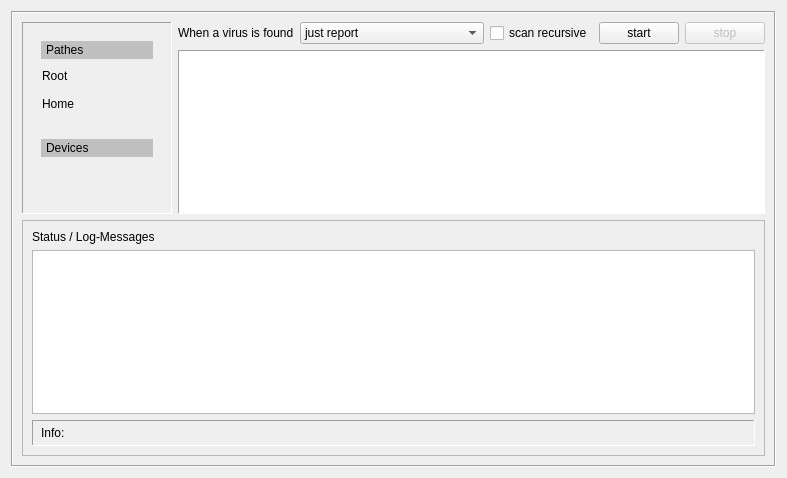
<?xml version="1.0" encoding="UTF-8"?>
<ui version="4.0">
 <class>scanTab</class>
 <widget class="QWidget" name="scanTab">
  <property name="geometry">
   <rect>
    <x>0</x>
    <y>0</y>
    <width>764</width>
    <height>478</height>
   </rect>
  </property>
  <property name="windowTitle">
   <string>Form</string>
  </property>
  <layout class="QGridLayout" name="gridLayout">
   <item row="0" column="0" colspan="4">
    <widget class="QFrame" name="mainFrame">
     <property name="frameShape">
      <enum>QFrame::Box</enum>
     </property>
     <property name="frameShadow">
      <enum>QFrame::Sunken</enum>
     </property>
     <layout class="QGridLayout" name="gridLayout_2">
      <item row="0" column="2">
       <widget class="QPushButton" name="startScanButton">
        <property name="text">
         <string>start</string>
        </property>
        <property name="icon">
         <iconset resource="../resources.qrc">
          <normaloff>:/icons/icons/start.png</normaloff>:/icons/icons/start.png</iconset>
        </property>
        <property name="iconSize">
         <size>
          <width>24</width>
          <height>24</height>
         </size>
        </property>
       </widget>
      </item>
      <item row="0" column="0" rowspan="2">
       <widget class="QFrame" name="deviceFrame">
        <property name="minimumSize">
         <size>
          <width>150</width>
          <height>0</height>
         </size>
        </property>
        <property name="maximumSize">
         <size>
          <width>150</width>
          <height>16777215</height>
         </size>
        </property>
        <property name="frameShape">
         <enum>QFrame::Panel</enum>
        </property>
        <property name="frameShadow">
         <enum>QFrame::Sunken</enum>
        </property>
        <layout class="QGridLayout" name="gridLayout_3">
         <item row="1" column="0">
          <widget class="QFrame" name="devicesFrame">
           <property name="frameShape">
            <enum>QFrame::NoFrame</enum>
           </property>
           <property name="frameShadow">
            <enum>QFrame::Raised</enum>
           </property>
           <layout class="QGridLayout" name="gridLayout_4">
            <item row="0" column="0">
             <widget class="QLabel" name="deviceLabel">
              <property name="maximumSize">
               <size>
                <width>16777215</width>
                <height>30</height>
               </size>
              </property>
              <property name="styleSheet">
               <string notr="true">background:#c0c0c0;padding:2px;</string>
              </property>
              <property name="text">
               <string>Devices</string>
              </property>
             </widget>
            </item>
           </layout>
          </widget>
         </item>
         <item row="0" column="0">
          <widget class="QFrame" name="pathFrame">
           <property name="frameShape">
            <enum>QFrame::NoFrame</enum>
           </property>
           <property name="frameShadow">
            <enum>QFrame::Plain</enum>
           </property>
           <layout class="QGridLayout" name="gridLayout_5">
            <item row="2" column="0">
             <widget class="QPushButton" name="homePathButton">
              <property name="layoutDirection">
               <enum>Qt::LeftToRight</enum>
              </property>
              <property name="styleSheet">
               <string notr="true">text-align:left</string>
              </property>
              <property name="text">
               <string>Home</string>
              </property>
              <property name="icon">
               <iconset resource="../resources.qrc">
                <normaloff>:/icons/icons/homefolder.png</normaloff>:/icons/icons/homefolder.png</iconset>
              </property>
              <property name="iconSize">
               <size>
                <width>28</width>
                <height>28</height>
               </size>
              </property>
              <property name="flat">
               <bool>true</bool>
              </property>
             </widget>
            </item>
            <item row="0" column="0">
             <widget class="QLabel" name="pathLabel">
              <property name="maximumSize">
               <size>
                <width>16777215</width>
                <height>30</height>
               </size>
              </property>
              <property name="styleSheet">
               <string notr="true">background:#c0c0c0;padding:2px;</string>
              </property>
              <property name="text">
               <string>Pathes</string>
              </property>
             </widget>
            </item>
            <item row="1" column="0">
             <widget class="QPushButton" name="basePathButton">
              <property name="styleSheet">
               <string notr="true">text-align:left</string>
              </property>
              <property name="text">
               <string>Root</string>
              </property>
              <property name="icon">
               <iconset resource="../resources.qrc">
                <normaloff>:/icons/icons/basefolder.png</normaloff>:/icons/icons/basefolder.png</iconset>
              </property>
              <property name="iconSize">
               <size>
                <width>28</width>
                <height>28</height>
               </size>
              </property>
              <property name="flat">
               <bool>true</bool>
              </property>
             </widget>
            </item>
           </layout>
          </widget>
         </item>
         <item row="2" column="0">
          <spacer name="verticalSpacer">
           <property name="orientation">
            <enum>Qt::Vertical</enum>
           </property>
           <property name="sizeHint" stdset="0">
            <size>
             <width>20</width>
             <height>40</height>
            </size>
           </property>
          </spacer>
         </item>
        </layout>
       </widget>
      </item>
      <item row="0" column="1">
       <layout class="QHBoxLayout" name="horizontalLayout">
        <item>
         <widget class="QLabel" name="virusFoundLabel">
          <property name="text">
           <string>When a virus is found</string>
          </property>
         </widget>
        </item>
        <item>
         <widget class="QComboBox" name="virusFoundComboBox">
          <item>
           <property name="text">
            <string>just report</string>
           </property>
          </item>
          <item>
           <property name="text">
            <string>remove file (be careful)</string>
           </property>
          </item>
          <item>
           <property name="text">
            <string>move file to qurantine folder</string>
           </property>
          </item>
          <item>
           <property name="text">
            <string>copy file to quarantine folder</string>
           </property>
          </item>
         </widget>
        </item>
        <item>
         <widget class="QCheckBox" name="recursivCheckBox">
          <property name="text">
           <string>scan recursive</string>
          </property>
         </widget>
        </item>
        <item>
         <spacer name="horizontalSpacer_2">
          <property name="orientation">
           <enum>Qt::Horizontal</enum>
          </property>
          <property name="sizeHint" stdset="0">
           <size>
            <width>40</width>
            <height>20</height>
           </size>
          </property>
         </spacer>
        </item>
       </layout>
      </item>
      <item row="0" column="3">
       <widget class="QPushButton" name="stopScanButton">
        <property name="enabled">
         <bool>false</bool>
        </property>
        <property name="text">
         <string>stop</string>
        </property>
        <property name="icon">
         <iconset resource="../resources.qrc">
          <normaloff>:/icons/icons/stop.png</normaloff>:/icons/icons/stop.png</iconset>
        </property>
        <property name="iconSize">
         <size>
          <width>24</width>
          <height>24</height>
         </size>
        </property>
       </widget>
      </item>
      <item row="1" column="1" colspan="3">
       <widget class="QTreeView" name="treeView">
        <property name="styleSheet">
         <string notr="true"/>
        </property>
        <property name="frameShape">
         <enum>QFrame::Panel</enum>
        </property>
        <attribute name="headerVisible">
         <bool>false</bool>
        </attribute>
       </widget>
      </item>
      <item row="2" column="0" colspan="4">
       <widget class="QFrame" name="logStatusFrame">
        <property name="minimumSize">
         <size>
          <width>0</width>
          <height>100</height>
         </size>
        </property>
        <property name="frameShape">
         <enum>QFrame::StyledPanel</enum>
        </property>
        <property name="frameShadow">
         <enum>QFrame::Raised</enum>
        </property>
        <layout class="QGridLayout" name="gridLayout_6">
         <item row="0" column="0">
          <widget class="QLabel" name="logHeaderLabel">
           <property name="text">
            <string>Status / Log-Messages</string>
           </property>
          </widget>
         </item>
         <item row="1" column="0" colspan="2">
          <widget class="QPlainTextEdit" name="logPlainTextEdit">
           <property name="styleSheet">
            <string notr="true"/>
           </property>
           <property name="readOnly">
            <bool>true</bool>
           </property>
           <property name="centerOnScroll">
            <bool>false</bool>
           </property>
          </widget>
         </item>
         <item row="2" column="0" colspan="2">
          <widget class="QLabel" name="currentFileLabel">
           <property name="styleSheet">
            <string notr="true">padding:5px</string>
           </property>
           <property name="frameShape">
            <enum>QFrame::Panel</enum>
           </property>
           <property name="frameShadow">
            <enum>QFrame::Sunken</enum>
           </property>
           <property name="text">
            <string>Info: </string>
           </property>
          </widget>
         </item>
        </layout>
       </widget>
      </item>
     </layout>
    </widget>
   </item>
  </layout>
 </widget>
 <resources>
  <include location="../resources.qrc"/>
 </resources>
 <connections>
  <connection>
   <sender>startScanButton</sender>
   <signal>clicked()</signal>
   <receiver>scanTab</receiver>
   <slot>slot_scanButtonClicked()</slot>
   <hints>
    <hint type="sourcelabel">
     <x>668</x>
     <y>38</y>
    </hint>
    <hint type="destinationlabel">
     <x>468</x>
     <y>26</y>
    </hint>
   </hints>
  </connection>
  <connection>
   <sender>stopScanButton</sender>
   <signal>clicked()</signal>
   <receiver>scanTab</receiver>
   <slot>slot_abortScan()</slot>
   <hints>
    <hint type="sourcelabel">
     <x>754</x>
     <y>38</y>
    </hint>
    <hint type="destinationlabel">
     <x>707</x>
     <y>4</y>
    </hint>
   </hints>
  </connection>
  <connection>
   <sender>basePathButton</sender>
   <signal>clicked()</signal>
   <receiver>scanTab</receiver>
   <slot>slot_basePathButtonClicked()</slot>
   <hints>
    <hint type="sourcelabel">
     <x>150</x>
     <y>135</y>
    </hint>
    <hint type="destinationlabel">
     <x>6</x>
     <y>200</y>
    </hint>
   </hints>
  </connection>
  <connection>
   <sender>homePathButton</sender>
   <signal>clicked()</signal>
   <receiver>scanTab</receiver>
   <slot>slot_homePathButtonClicked()</slot>
   <hints>
    <hint type="sourcelabel">
     <x>142</x>
     <y>175</y>
    </hint>
    <hint type="destinationlabel">
     <x>6</x>
     <y>241</y>
    </hint>
   </hints>
  </connection>
  <connection>
   <sender>recursivCheckBox</sender>
   <signal>clicked()</signal>
   <receiver>scanTab</receiver>
   <slot>slot_recursivScanCheckBoxClicked()</slot>
   <hints>
    <hint type="sourcelabel">
     <x>618</x>
     <y>80</y>
    </hint>
    <hint type="destinationlabel">
     <x>757</x>
     <y>156</y>
    </hint>
   </hints>
  </connection>
  <connection>
   <sender>virusFoundComboBox</sender>
   <signal>activated(int)</signal>
   <receiver>scanTab</receiver>
   <slot>slot_virusFoundComboBoxChanged()</slot>
   <hints>
    <hint type="sourcelabel">
     <x>505</x>
     <y>81</y>
    </hint>
    <hint type="destinationlabel">
     <x>757</x>
     <y>198</y>
    </hint>
   </hints>
  </connection>
  <connection>
   <sender>treeView</sender>
   <signal>clicked(QModelIndex)</signal>
   <receiver>scanTab</receiver>
   <slot>slot_dirtreeSelectionChanged()</slot>
   <hints>
    <hint type="sourcelabel">
     <x>207</x>
     <y>141</y>
    </hint>
    <hint type="destinationlabel">
     <x>5</x>
     <y>41</y>
    </hint>
   </hints>
  </connection>
 </connections>
 <slots>
  <slot>slot_scanButtonClicked()</slot>
  <slot>slot_homePathButtonClicked()</slot>
  <slot>slot_basePathButtonClicked()</slot>
  <slot>slot_virusFoundComboBoxChanged()</slot>
  <slot>slot_recursivScanCheckBoxClicked()</slot>
  <slot>slot_abortScan()</slot>
  <slot>slot_dirtreeSelectionChanged()</slot>
 </slots>
</ui>
